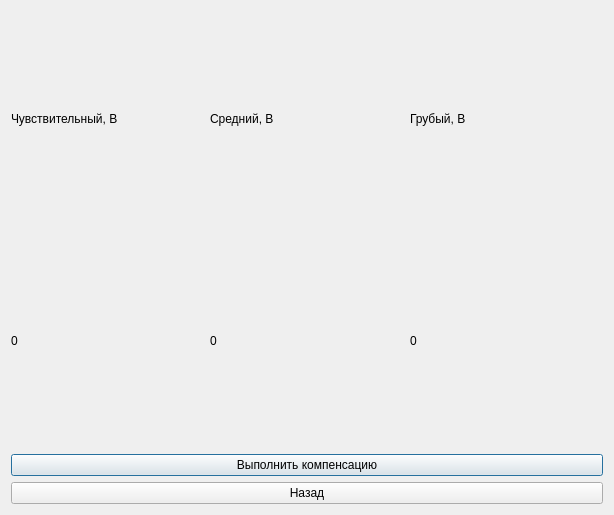
<?xml version="1.0" encoding="UTF-8"?>
<ui version="4.0">
 <class>ChamberCompensation</class>
 <widget class="QDialog" name="ChamberCompensation">
  <property name="geometry">
   <rect>
    <x>0</x>
    <y>0</y>
    <width>614</width>
    <height>515</height>
   </rect>
  </property>
  <property name="windowTitle">
   <string>Dialog</string>
  </property>
  <layout class="QVBoxLayout" name="verticalLayout">
   <item>
    <layout class="QGridLayout" name="gridLayout">
     <item row="0" column="0">
      <widget class="QLabel" name="label_4">
       <property name="text">
        <string>Чувствительный, В</string>
       </property>
      </widget>
     </item>
     <item row="0" column="1">
      <widget class="QLabel" name="label_5">
       <property name="text">
        <string>Средний, В</string>
       </property>
      </widget>
     </item>
     <item row="0" column="2">
      <widget class="QLabel" name="label_6">
       <property name="text">
        <string>Грубый, В</string>
       </property>
      </widget>
     </item>
     <item row="1" column="0">
      <widget class="QLabel" name="label">
       <property name="text">
        <string>0</string>
       </property>
      </widget>
     </item>
     <item row="1" column="1">
      <widget class="QLabel" name="label_2">
       <property name="text">
        <string>0</string>
       </property>
      </widget>
     </item>
     <item row="1" column="2">
      <widget class="QLabel" name="label_3">
       <property name="text">
        <string>0</string>
       </property>
      </widget>
     </item>
    </layout>
   </item>
   <item>
    <widget class="QPushButton" name="pushButton_2">
     <property name="text">
      <string>Выполнить компенсацию</string>
     </property>
    </widget>
   </item>
   <item>
    <widget class="QPushButton" name="pushButton">
     <property name="text">
      <string>Назад</string>
     </property>
    </widget>
   </item>
  </layout>
 </widget>
 <resources/>
 <connections/>
</ui>
